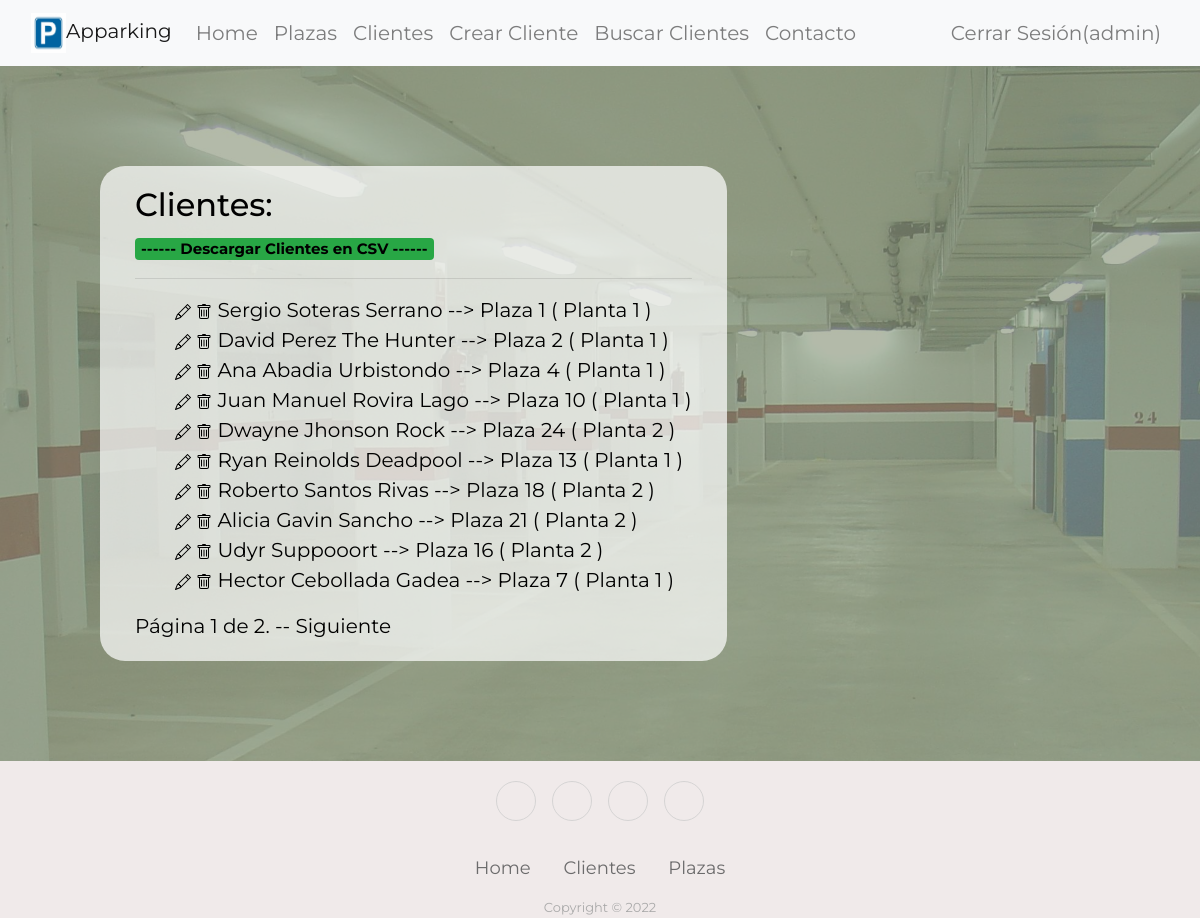
The page /parking/clientes/ (signed in) on the database its author committed.
### parking/models.py (models this page shows, shortened)
class Cliente(models.Model):
    dni = models.CharField(primary_key=True, max_length=9)
    nombre = models.CharField(max_length=30)
    apellidos = models.CharField(max_length=100)
    vehiculo = models.CharField(max_length=100)
    plaza = models.ForeignKey(Plaza, on_delete=models.RESTRICT,unique=True,null=True,blank=True)
    class Meta:
        pass

class Plaza(models.Model):
    planta = models.IntegerField(blank=False,null=False)
    numero = models.IntegerField(blank=False,null=False)
    dimensiones = models.ForeignKey(Dimensiones, on_delete=models.RESTRICT,null=True,blank=True)
    def __str__(self):
        return f'Plaza {self.numero} ( Planta {self.planta} )'
    class Meta:
        pass

### parking/views.py (the view)
# urls.py: path('clientes/', ClientesListView.as_view(), name='listado_clientes'),
class ClientesListView(LoginRequiredMixin, generic.ListView):
    model = Cliente
    paginate_by = 10

### parking/templates/parking/cliente_list.html (shortened to what this page needs)
{% extends "base.html" %}
{% block content %}
    <h2>Clientes: </h2>
    <span class="badge bg-success">
    <a href="{%url 'descarga_clientes' %}"> ------ Descargar Clientes en CSV ------</a>
    </span><hr>
    <ul style="list-style: none ">
        {% for cliente in object_list %}
        <li class="animate__animated animate__bounceInDown">
        {% if user.username == 'admin' %}
            <a href={% url 'modificar_cliente' cliente.dni %}></a> <a href={% url 'eliminar_cliente' cliente.dni %}></a>
        {% endif %}
        <a href="{%url 'info_cliente' cliente.dni %}">{{cliente.nombre}} {{cliente.apellidos}}{% if cliente.plaza %} --> {{cliente.plaza}} {% endif %}</a>
        </li>
        {% endfor %}
    </ul>
    {% if is_paginated %}
    <div class="pagination">
        <span class="page-links">
            <span class="page-current">
                Página {{ page_obj.number }} de {{ page_obj.paginator.num_pages }}.
            </span>
            {% if page_obj.has_next %}
                <a href="{{ request.path }}?page={{ page_obj.next_page_number }}">-- Siguiente</a>
            {% endif %}
        </span>
{% endif %}
{% endblock %}

### parking/templates/base.html (shortened to what this page needs)
<!DOCTYPE html>
<html lang="es">
<head>
  <link rel="stylesheet" href="https://cdnjs.cloudflare.com/ajax/libs/twitter-bootstrap/4.1.3/css/bootstrap.min.css">
  <link rel="stylesheet" href="https://cdnjs.cloudflare.com/ajax/libs/ionicons/2.0.1/css/ionicons.min.css">
  <link rel="stylesheet" href="https://cdn.jsdelivr.net/npm/bootstrap@4.5.3/dist/css/bootstrap.min.css"
 />
  <link rel="stylesheet" href="https://cdnjs.cloudflare.com/ajax/libs/animate.css/4.1.1/animate.min.css" />
  {% load static %}
  <link rel="stylesheet" href="{% static 'css/styles.css' %}" />
</head>
<body>
  <div id="fondo"></div>
  <nav class="navbar navbar-expand-lg navbar-light bg-light">
    <div class="container-fluid">
      <a class="navbar-brand" href="{%url 'indice' %}"><img src="{% static 'imagenes/icono.jpg' %}"
          style="height: 40px;width: 35px;" />Apparking</a>
      <div class="collapse navbar-collapse" id="navbarSupportedContent">
        <ul class="navbar-nav me-auto mb-2 mb-lg-0">
          <li class="nav-item">
            <a class="nav-link" href="{%url 'indice' %}">Home</a>
          </li>
            <a class="nav-link" href="{%url 'listado_plazas' %}">Plazas</a>
          <li class="nav-item">
            <a class="nav-link" href="{% url 'listado_clientes' %}">Clientes</a>
          </li>
          {% if user.username == 'admin' %}
          <li class="nav-item">
            <a class="nav-link" href="{% url 'crear_cliente' %}">Crear Cliente</a>
          </li>
          {% endif %}
          <li class="nav-item">
            <a class="nav-link" href="{% url 'buscaclientes'%}">Buscar Clientes</a>
          </li>
          <li class="nav-item">
            <a class="nav-link" href="{%url 'contacto' %}">Contacto</a>
          </li>
        </ul>
        <ul class="navbar-nav ml-auto">
          {% if user.is_authenticated %}
          <li class="nav-item">
            <a class="nav-link" href="{% url 'logout'%}">Cerrar Sesión({{user.username}})</a>
          </li>
          {% endif %}
        </ul>
      </div>
    </div>
  </nav>
  <div class="contenido">
    <div class="panel">
      <div class="col-sm-12">
        {% block content %}{% endblock %}
      </div>
    </div>
  </div>
  <div class="footer-basic">
    <footer>
      <div class="social"><a href="https://www.instagram.com"></a><a
          href="https://www.snapchat.com/"></a><a href="https://twitter.com/"></a><a href="https://www.facebook.com/"></a></div>
      <ul class="list-inline">
        <li class="list-inline-item"><a href="{%url 'indice' %}">Home</a></li>
        <li class="list-inline-item"><a href="{% url 'listado_clientes' %}">Clientes</a></li>
        <li class="list-inline-item"><a href="{%url 'listado_plazas' %}">Plazas</a></li>
      </ul>
      <p class="copyright">Copyright © 2022</p>
    </footer>
  </div>
</body>
</html>

### parking/static/css/styles.css (style rules this page uses)
html { height: 100%; width: 100%; }
body { color: rgb(0, 0, 0); font-size: 20px; font-family: 'Montserrat', sans-serif; background-color: rgb(147, 157, 133); }
a { color: black; }
.footer-basic { background-color: rgb(240, 234, 234); color: #4b4c4d; width: 100%; position: static; clear: both; }
.footer-basic ul { padding: 0; list-style: none; text-align: center; font-size: 18px; line-height: 1.6; margin-bottom: 0; }
.footer-basic li { padding: 0 10px; }
.footer-basic ul a { color: inherit; text-decoration: none; opacity: 0.8; }
.footer-basic .social { text-align: center; padding-bottom: 25px; }
.social { padding-top: 1em; }
.footer-basic .social>a { font-size: 24px; width: 40px; height: 40px; line-height: 40px; display: inline-block; text-align: center; border-radius: 50%; border: 1px solid #ccc; margin: 0 8px; color: inherit; opacity: 0.75; }
.footer-basic .copyright { margin-top: 15px; text-align: center; font-size: 13px; color: #aaa; margin-bottom: 0; }
#fondo { width: 100%; height: 100%; position: absolute; top: 0px; left: 0px; background-image: url('../imagenes/garaje.jpg'); background-size: cover; background-position: center; opacity: 0.3; z-index: -1; }
.panel { background-color: rgba(255, 255, 255, 0.7); border-radius: 25px; min-height: 50%; margin: 5em; padding: 1em; height: auto; width: fit-content; }
.contenido { height: 100%; min-height: 50%; }

### rows shown on the page
Cliente: nombre "Sergio", apellidos "Soteras Serrano", plaza "Plaza 1 ( Planta 1 )"
Cliente: nombre "David", apellidos "Perez The Hunter", plaza "Plaza 2 ( Planta 1 )"
Cliente: nombre "Ana", apellidos "Abadia Urbistondo", plaza "Plaza 4 ( Planta 1 )"
Cliente: nombre "Juan Manuel", apellidos "Rovira Lago", plaza "Plaza 10 ( Planta 1 )"
Cliente: nombre "Dwayne", apellidos "Jhonson Rock", plaza "Plaza 24 ( Planta 2 )"
Cliente: nombre "Ryan", apellidos "Reinolds Deadpool", plaza "Plaza 13 ( Planta 1 )"
Cliente: nombre "Roberto", apellidos "Santos Rivas", plaza "Plaza 18 ( Planta 2 )"
Cliente: nombre "Alicia", apellidos "Gavin Sancho", plaza "Plaza 21 ( Planta 2 )"
Cliente: nombre "Udyr", apellidos "Suppooort", plaza "Plaza 16 ( Planta 2 )"
Cliente: nombre "Hector", apellidos "Cebollada Gadea", plaza "Plaza 7 ( Planta 1 )"

### other values the page prints
{{ user.username }} "admin"
{{ page_obj.number }} "1"
{{ page_obj.paginator.num_pages }} "2"
